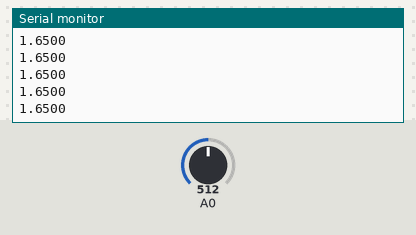
Bench run of a sketch on a simulated Arduino Uno, built with avr-gcc and run on an emulated ATmega328P. On the bench: the last lines printed to the serial monitor. Inputs (shaded band) come from the test bench; at power-on: A0 = 512.

Above: at 1.2 s.
1.3 s: A0 set to 716
At 1.42 s:
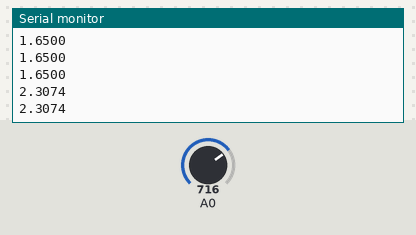
2.8 s: A0 set to 900
At 2.83 s:
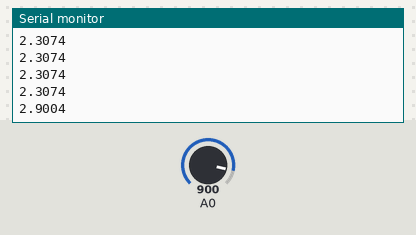
Timing chart, 0 to 5.8 s (numbered marks = the images above; inputs shaded):
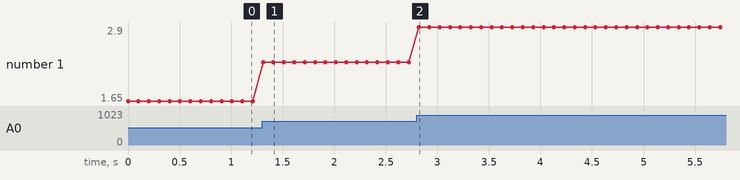

The sketch:

hello_analog.ino
```cpp
void setup()
{
	Serial.begin(57600);
}

float floatMap(int val, int inLow, int inHigh, float outLow, float outHigh) {
	return ((float) val - inLow) / ((float) inHigh-inLow) * (outHigh - outLow) + outLow;
}

int xInput;
float xVolt;
void loop()
{
	xInput = analogRead(0);
	xVolt = floatMap(xInput, 0, 1024, 0, 3.3);
	Serial.println(xVolt,4);
	delay(100);
}
```

Measured:
- after the input at 1.3 s, the serial monitor: prints a new line at once (image 1)
- after the input at 2.8 s, the serial monitor: prints a new line at once (image 2)
- plotted number 1: 1.65 → 2.31 after the input at 1.3 s, 2.31 → 2.9 after the input at 2.8 s
